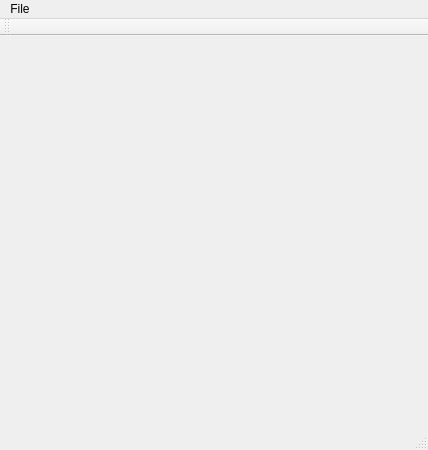
<?xml version="1.0" encoding="UTF-8"?>
<ui version="4.0">
 <class>MainWindow</class>
 <widget class="QMainWindow" name="MainWindow">
  <property name="geometry">
   <rect>
    <x>0</x>
    <y>0</y>
    <width>428</width>
    <height>450</height>
   </rect>
  </property>
  <property name="windowTitle">
   <string>Simple Terminal</string>
  </property>
  <widget class="QWidget" name="centralWidget">
   <layout class="QVBoxLayout" name="verticalLayout"/>
  </widget>
  <widget class="QMenuBar" name="menuBar">
   <property name="geometry">
    <rect>
     <x>0</x>
     <y>0</y>
     <width>428</width>
     <height>23</height>
    </rect>
   </property>
   <widget class="QMenu" name="menuFile">
    <property name="title">
     <string>File</string>
    </property>
    <addaction name="actionSave"/>
    <addaction name="actionExit"/>
    <addaction name="actionAbout"/>
   </widget>
   <addaction name="menuFile"/>
  </widget>
  <widget class="QToolBar" name="mainToolBar">
   <attribute name="toolBarArea">
    <enum>TopToolBarArea</enum>
   </attribute>
   <attribute name="toolBarBreak">
    <bool>false</bool>
   </attribute>
  </widget>
  <widget class="QStatusBar" name="statusBar"/>
  <action name="actionSave">
   <property name="text">
    <string>Save</string>
   </property>
  </action>
  <action name="actionExit">
   <property name="text">
    <string>Exit</string>
   </property>
  </action>
  <action name="actionAbout">
   <property name="text">
    <string>About</string>
   </property>
  </action>
 </widget>
 <layoutdefault spacing="6" margin="11"/>
 <resources/>
 <connections/>
</ui>
